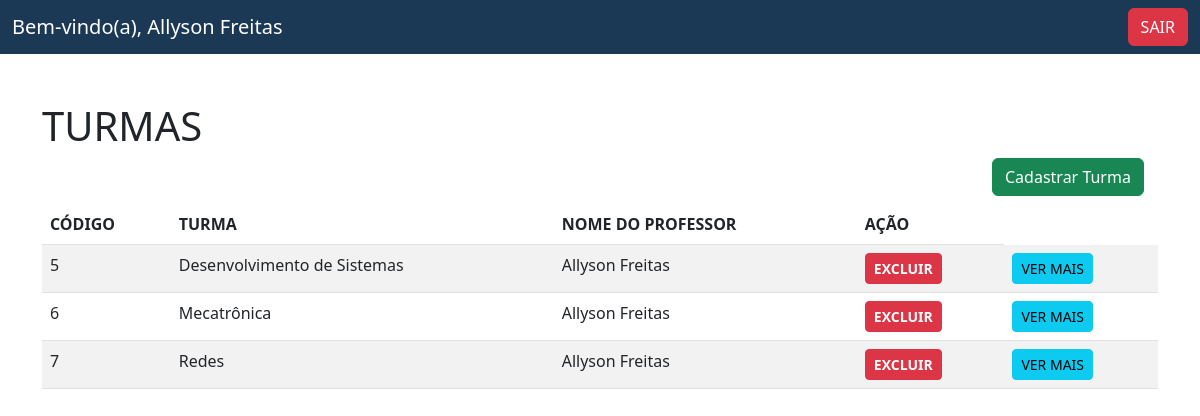
The page /pag_professor.php (signed in) on the database its author committed.
### tables this page shows
CREATE TABLE `turmas` (
  `codigo` int(11) NOT NULL,
  `nome_turma` varchar(200) NOT NULL,
  `professor_cadastro` varchar(200) NOT NULL
);

### pag_professor.php (the view, shortened to what this page needs)
<?php
    if(isset($_SESSION['email']) && $_SESSION['email'] === TRUE){
?>
<!DOCTYPE html>
<html lang="en">
<head>
    <link href="https://cdn.jsdelivr.net/npm/bootstrap@5.3.0/dist/css/bootstrap.min.css" rel="stylesheet">
</head>
<body>
    <nav class="navbar navbar-custom">
        <div class="container-fluid">
            <span class="navbar-brand mb-0 h1 text-white">Bem-vindo(a), <?php echo $_COOKIE['nome']; ?></span>
            <a href="index.php" class="btn btn-danger" onclick="return confirm('Tem certeza que deseja SAIR?')">SAIR</a>
        </div>
    </nav>
    <div class="container mt-5">
        <h1>TURMAS</h1>
        <div class="row justify-content-end">
            <div class="col-2">
                <a href="cadastro_turma.php" class="btn btn-success mb-2">Cadastrar Turma</a>
            </div>
        </div>
        <table class="table table-striped">
            <thead>
                <tr>
                    <th scope="col">CÓDIGO</th>
                    <th scope="col">TURMA</th>
                    <th scope="col">NOME DO PROFESSOR</th>
                    <th scope="col">AÇÃO</th>
                </tr>
            </thead>
            <?php
                require_once 'conexao.php';
                $sql_query = "SELECT * FROM turmas WHERE professor_cadastro = '$_COOKIE[nome]'";
                if ($result = $conn ->query($sql_query)) {
                    while ($row = $result->fetch_assoc()) {
                        $codigo = $row['codigo'];
                        $turma = $row['nome_turma'];
                        $professor = $row['professor_cadastro'];
                ?>
            <tr>
                <td><?php echo $codigo; ?></td>
                <td><?php echo $turma; ?></td>
                <td><?php echo $professor; ?></td>
                <td>
                    <a href="deletar.php?codigo=<?php echo $codigo;?>" onclick="return confirm('Tem certeza que deseja deletar todos os DADOS?')" class="btn btn-danger btn-sm" style="font-weight: 900;">EXCLUIR</a>
                </td>
                <td>
                    <a href="listar_demanda.php?codigo=<?php echo $codigo; ?>&nome_turma=<?php echo $turma;?>" class="btn btn-info btn-sm"> VER MAIS </a>
                </td>
            </tr>
            <?php
                    }
                }
            ?>
        </table>
    </div>
</body>
</html>
<?php
    }else{
        header("location:index.php");
}
?>

### pag_professor.php (style rules this page uses)
.navbar-custom { background-color: #1B3954; }

### rows shown on the page
turmas: codigo "5", nome_turma "Desenvolvimento de Sistemas", professor_cadastro "Allyson Freitas"
turmas: codigo "6", nome_turma "Mecatrônica", professor_cadastro "Allyson Freitas"
turmas: codigo "7", nome_turma "Redes", professor_cadastro "Allyson Freitas"

### other values the page prints
$_COOKIE['nome'] "Allyson Freitas"
